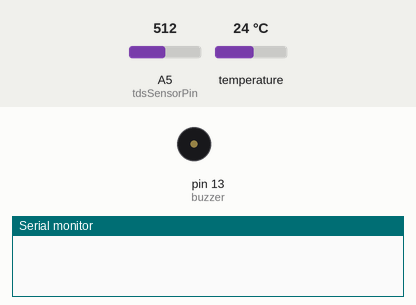
This sketch was run on a simulated Arduino Uno, built with avr-gcc and run on an emulated ATmega328P. Shown: buzzer (waves = sounding, pin HIGH), the last lines printed to the serial monitor. The test bench sets the inputs (shaded band); at power-on: A5 (tdsSensorPin) = 512, temperature 24 °C.

Above: at 0.1 s.
At 0.8 s:
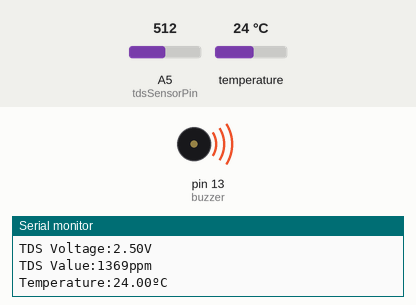
Timing chart, 0 to 2.3 s (numbered marks = the images above):
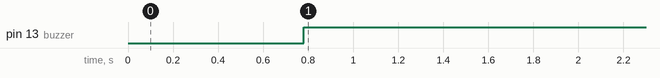

The sketch:

aquaculture_workshop_template_finished.ino
```cpp
#include <OneWire.h>
#include <DallasTemperature.h>

/*First we have to make sure our physical system matches our code. Set the
following variables to be whatever pin you're plugged into. On the board, it
will be called D-something. For example, the code below says the TDS sensor
is plugged into D4, and the temperature sensor is in D22.*/

//YOUR CODE HERE
#define tdsSensorPin 5 //your code here
#define temperatureSensorPin 2 //your code here
#define buzzer 13 //your code here

/* VREF is the analog reference voltage of the analog-digital converter. This
is the value that the device uses for comparision when trying to create a scale.
For a lot of microcontrollers, this value is 3.3V. An ESP32 uses a reference
voltage of 1.1V.*/
#define VREF 5 //analog reference voltage of the ADC
#define buffer_size 30 //the size of our arrays

/* We are using a pre-made library to read our temperature sensor. This lets
us setup an instance so our code knows there is a OneWire device attatched. */
OneWire oneWire((int)temperatureSensorPin);
DallasTemperature sensors(&oneWire);

/*Any code that we want to run only when the code starts needs to be in the
setup function. For us, this is where we do the following:
1. Start the output with Serial.begin(channel)
2. Tell each pin whether it is input or output (Input is listening for something, output is saying something)
3. Start the DallasTemperature sensors
*/
void setup() {
  Serial.begin(115200); //1
  pinMode(tdsSensorPin, INPUT); //2
  pinMode(buzzer, OUTPUT); //2
  sensors.begin(); //3
}

/*Any code that we want to run consistantly needs to be in the loop function.
For us, this is where we do all the work.*/
void loop(){

    /*Here we fetch the temperature from our sensor and store it in a variable using
    getTempCByIndex(). It doesn't support Farenheit, so it would have to be converted
    using the formula (temp_c x 1.8) + 32 = temp_f)*/
    sensors.requestTemperatures();
    //float temperature = 0; //your code here
    float temperature = sensors.getTempCByIndex(0);

    float value = analogRead(tdsSensorPin);
    float voltage =  value * ((float)VREF / 1024.0);

    /*When we talk about dissolved solids, we use something called standard ambient
    temperature and pressure, or SATP. This is 1 atmosphere, and 25 degrees Celsius.
    Temperature effects how disolved solids behave in water, and their conductivity.
    We want our units in parts per million, which relies on talking about it in SATP.
    So, we can compensate for the difference between the real temperature and 25 degrees
    with a math formula.

    compensatedValue = ourValue / (1.0 + 0.02*(realTemperature - 25.0))

    Good thing we know the temperature of the water!*/

    float compensationCoefficient = 1.0 + 0.02 * (temperature - 25.0); //your code here: temperature compensation formula
    float compensationVoltage = voltage / compensationCoefficient; //temperature compensation

    /*The conversion is a quadrinomial equation. Why? Good question! In an ideal world it would
    be linear, but because resistance and current interactions, it needs to be approximated. */
    float v3 = 133.42 * compensationVoltage * compensationVoltage * compensationVoltage;
    float v2 = 255.86 * compensationVoltage * compensationVoltage;
    float v1 = 857.39 * compensationVoltage;
    float tdsValue = (v3 - v2 + v1) * 0.5; //convert voltage value to tds value

    /*Write some print statements to see what your numbers are like!*/

    Serial.print("TDS Voltage:");
    Serial.print(voltage, 2);
    Serial.println("V");

    Serial.print("TDS Value:");
    Serial.print(tdsValue, 0);
    Serial.println("ppm");

    Serial.print("Temperature:");
    Serial.print(temperature);
    Serial.println("ºC");

    /*This if statement is our alert condition. It currently does nothing,
    but in an industrial setting we would need some alert for when our tank has too much
    gunk in it. What do you think a good threshold would be?*/
    if(tdsValue > 10){
      digitalWrite(buzzer, 1);
    }else{
      digitalWrite(buzzer, 0);
    }
}


/*The following code is all for optimization. If you would like to explore it or use these
functions, you're welcome to.*/

//This is a calculation to get the average
int getMeanNum(int array[], int len){
  float count;
  for(int i = 0; i < len; i++){
    count = count + array[i];
  }
  count = count/len;
  return count;
}

// This is a median filtering algorithm
int getMedianNum(int bArray[], int iFilterLen){
  int bTab[iFilterLen];
  for (byte i = 0; i<iFilterLen; i++)
  bTab[i] = bArray[i];
  int i, j, bTemp;
  for (j = 0; j < iFilterLen - 1; j++) {
    for (i = 0; i < iFilterLen - j - 1; i++) {
      if (bTab[i] > bTab[i + 1]) {
        bTemp = bTab[i];
        bTab[i] = bTab[i + 1];
        bTab[i + 1] = bTemp;
      }
    }
  }
  if ((iFilterLen & 1) > 0){
    bTemp = bTab[(iFilterLen - 1) / 2];
  }
  else {
    bTemp = (bTab[iFilterLen / 2] + bTab[iFilterLen / 2 - 1]) / 2;
  }
  return bTemp;
}
```

Measured:
- by itself, pin 13 (buzzer): LOW → HIGH at 0.78 s
